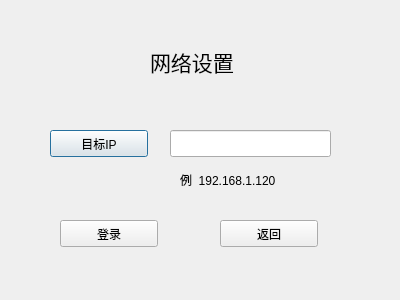
<?xml version="1.0" encoding="UTF-8"?>
<ui version="4.0">
 <class>NetDialog</class>
 <widget class="QDialog" name="NetDialog">
  <property name="geometry">
   <rect>
    <x>0</x>
    <y>0</y>
    <width>400</width>
    <height>300</height>
   </rect>
  </property>
  <property name="windowTitle">
   <string>Dialog</string>
  </property>
  <widget class="QPushButton" name="n">
   <property name="geometry">
    <rect>
     <x>50</x>
     <y>130</y>
     <width>98</width>
     <height>27</height>
    </rect>
   </property>
   <property name="text">
    <string>目标IP</string>
   </property>
  </widget>
  <widget class="QPushButton" name="netlogbutton">
   <property name="geometry">
    <rect>
     <x>60</x>
     <y>220</y>
     <width>98</width>
     <height>27</height>
    </rect>
   </property>
   <property name="text">
    <string>登录</string>
   </property>
  </widget>
  <widget class="QPushButton" name="netexitbutton">
   <property name="geometry">
    <rect>
     <x>220</x>
     <y>220</y>
     <width>98</width>
     <height>27</height>
    </rect>
   </property>
   <property name="text">
    <string>返回</string>
   </property>
  </widget>
  <widget class="QLineEdit" name="netlineEdit">
   <property name="geometry">
    <rect>
     <x>170</x>
     <y>130</y>
     <width>161</width>
     <height>27</height>
    </rect>
   </property>
  </widget>
  <widget class="QLabel" name="label">
   <property name="geometry">
    <rect>
     <x>180</x>
     <y>170</y>
     <width>121</width>
     <height>20</height>
    </rect>
   </property>
   <property name="text">
    <string>例  192.168.1.120</string>
   </property>
  </widget>
  <widget class="QLabel" name="label_2">
   <property name="geometry">
    <rect>
     <x>150</x>
     <y>46</y>
     <width>91</width>
     <height>31</height>
    </rect>
   </property>
   <property name="font">
    <font>
     <pointsize>16</pointsize>
    </font>
   </property>
   <property name="text">
    <string>网络设置</string>
   </property>
  </widget>
 </widget>
 <resources/>
 <connections/>
</ui>
